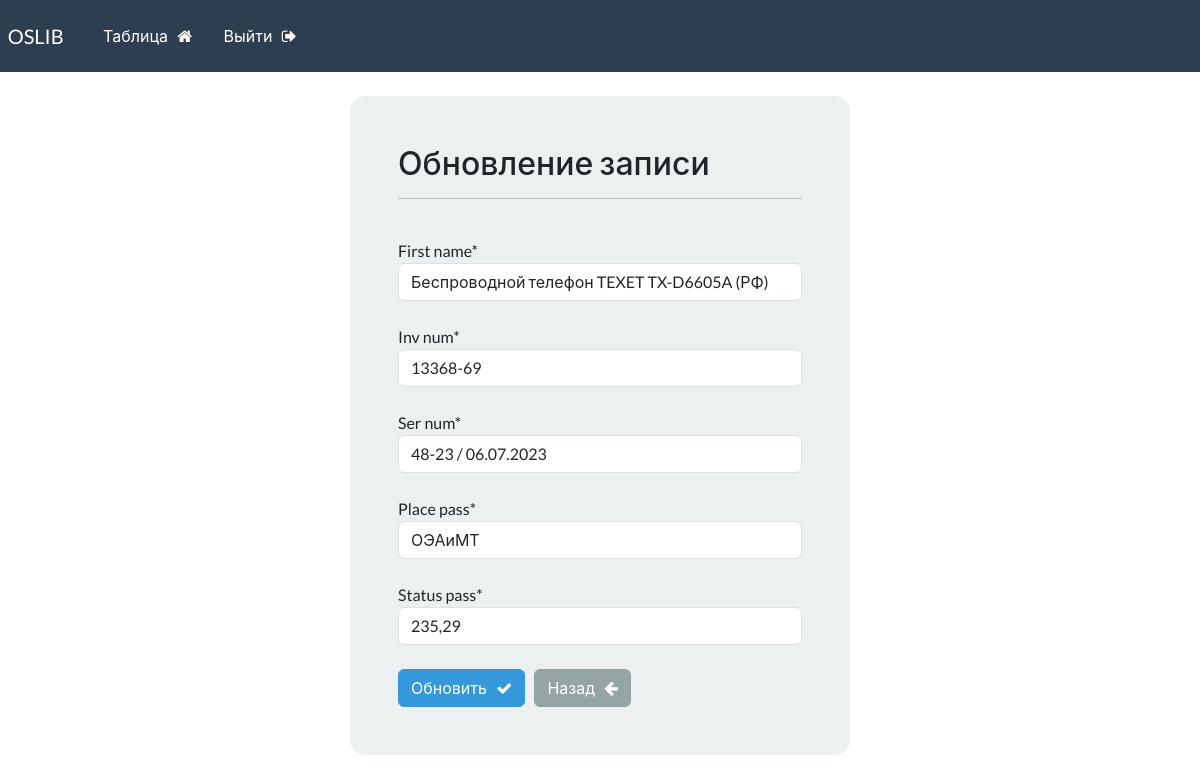
Screenshot of /update-record/48 (signed in) with the database file from the repository.
### webapp/models.py (models this page shows, shortened)
class Record(models.Model):
    creation_date = models.DateTimeField(auto_now_add=True)
    first_name = models.CharField(max_length=100)
    inv_num = models.CharField(max_length=50)
    ser_num = models.CharField(max_length=50)
    place_pass = models.CharField(max_length=50)
    status_pass = models.CharField(max_length=50)

### webapp/views.py (the view)
# urls.py: path('update-record/<int:pk>', views.update_record, name="update-record"),
@login_required(login_url='my-login')
def update_record(request, pk):
    record = Record.objects.get(id=pk)
    form = UpdateRecordForm(instance=record)
    if request.method == 'POST':
        form = UpdateRecordForm(request.POST, instance=record)
        if form.is_valid():
            form.save()
            messages.success(request, "Запись обновлена!")
            return redirect("dashboard")
    context = {'form': form}
    return render(request, 'webapp/update-record.html', context=context)

### webapp/forms.py
class UpdateRecordForm(forms.ModelForm):
    class Meta:
        model = Record
        fields = ['first_name', 'inv_num', 'ser_num', 'place_pass', 'status_pass']

### webapp/templates/webapp/update-record.html (shortened to what this page needs)
{% extends 'webapp/base.html' %}
{% load crispy_forms_tags %}
{% block content %}
    <body>
            <div class="container bg-light shadow-md p-5 form-layout">
                <h3>Обновление записи</h3>
                <hr>
                <br>
                <form method="POST" autocomplete="off">
                    {{form.first_name|as_crispy_field}}
                    <br>
                    {{form.inv_num|as_crispy_field}}
                    <br>
                    {{form.ser_num|as_crispy_field}}
                    <br>
                    {{form.place_pass|as_crispy_field}}
                    <br>
                    {{form.status_pass|as_crispy_field}}
                    <br>
                    <button type="submit" class="btn btn-info">
                        Обновить &nbsp; <i class="fa fa-check" aria-hidden="true"></i>
                    </button>
                    <a href="{% url 'dashboard' %}" class="btn btn-secondary">
                        Назад &nbsp; <i class="fa fa-arrow-left" aria-hidden="true"></i>
                    </a>
                </form>
            </div>
            <br>
    </body>
{% endblock %}

### static/css/styles.css (style rules this page uses)
.form-layout { border-radius: 15px; width: 500px; }

### rows the page displays
Record: first_name "Беспроводной телефон TEXET TX-D6605A (РФ)", inv_num "13368-69", ser_num "48-23 / 06.07.2023", place_pass "ОЭАиМТ", status_pass "235,29"
